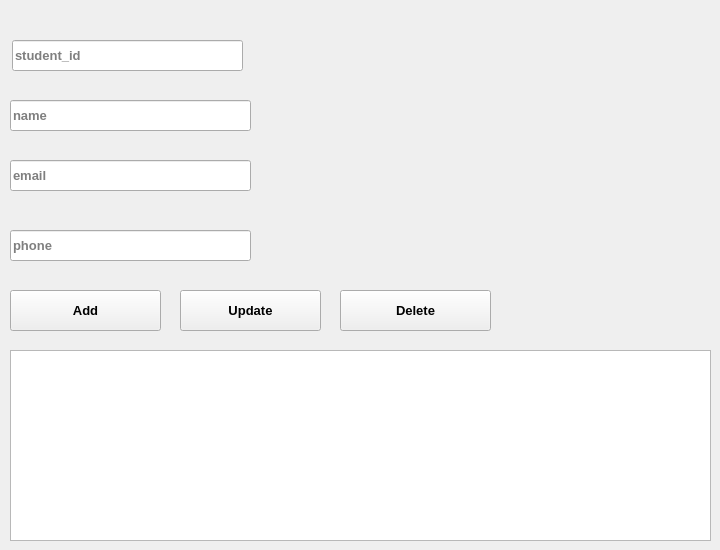
    <widget class="QWidget" name="tab">
     <attribute name="title">
      <string>Students</string>
     </attribute>
     <widget class="QLineEdit" name="std_Id_txt">
      <property name="geometry">
       <rect>
        <x>12</x>
        <y>40</y>
        <width>231</width>
        <height>31</height>
       </rect>
      </property>
      <property name="font">
       <font>
        <pointsize>10</pointsize>
        <weight>75</weight>
        <bold>true</bold>
       </font>
      </property>
      <property name="placeholderText">
       <string>student_id</string>
      </property>
     </widget>
     <widget class="QLineEdit" name="std_name_txt">
      <property name="geometry">
       <rect>
        <x>10</x>
        <y>100</y>
        <width>241</width>
        <height>31</height>
       </rect>
      </property>
      <property name="font">
       <font>
        <pointsize>10</pointsize>
        <weight>75</weight>
        <bold>true</bold>
       </font>
      </property>
      <property name="placeholderText">
       <string>name         </string>
      </property>
     </widget>
     <widget class="QLineEdit" name="std_email_txt">
      <property name="geometry">
       <rect>
        <x>10</x>
        <y>160</y>
        <width>241</width>
        <height>31</height>
       </rect>
      </property>
      <property name="font">
       <font>
        <pointsize>10</pointsize>
        <weight>75</weight>
        <bold>true</bold>
       </font>
      </property>
      <property name="placeholderText">
       <string>email        </string>
      </property>
     </widget>
     <widget class="QLineEdit" name="std_phone_txt">
      <property name="geometry">
       <rect>
        <x>10</x>
        <y>230</y>
        <width>241</width>
        <height>31</height>
       </rect>
      </property>
      <property name="font">
       <font>
        <pointsize>10</pointsize>
        <weight>75</weight>
        <bold>true</bold>
       </font>
      </property>
      <property name="placeholderText">
       <string>phone        </string>
      </property>
     </widget>
     <widget class="QPushButton" name="std_del_btn">
      <property name="geometry">
       <rect>
        <x>340</x>
        <y>290</y>
        <width>151</width>
        <height>41</height>
       </rect>
      </property>
      <property name="font">
       <font>
        <pointsize>10</pointsize>
        <weight>75</weight>
        <bold>true</bold>
       </font>
      </property>
      <property name="text">
       <string>Delete</string>
      </property>
     </widget>
     <widget class="QPushButton" name="std_update_btn">
      <property name="geometry">
       <rect>
        <x>180</x>
        <y>290</y>
        <width>141</width>
        <height>41</height>
       </rect>
      </property>
      <property name="font">
       <font>
        <pointsize>10</pointsize>
        <weight>75</weight>
        <bold>true</bold>
       </font>
      </property>
      <property name="text">
       <string>Update</string>
      </property>
     </widget>
     <widget class="QPushButton" name="std_add_btn">
      <property name="geometry">
       <rect>
        <x>10</x>
        <y>290</y>
        <width>151</width>
        <height>41</height>
       </rect>
      </property>
      <property name="font">
       <font>
        <pointsize>10</pointsize>
        <weight>75</weight>
        <bold>true</bold>
       </font>
      </property>
      <property name="text">
       <string>Add</string>
      </property>
     </widget>
     <widget class="QTableView" name="tableView">
      <property name="geometry">
       <rect>
        <x>10</x>
        <y>350</y>
        <width>701</width>
        <height>191</height>
       </rect>
      </property>
     </widget>
    </widget>
